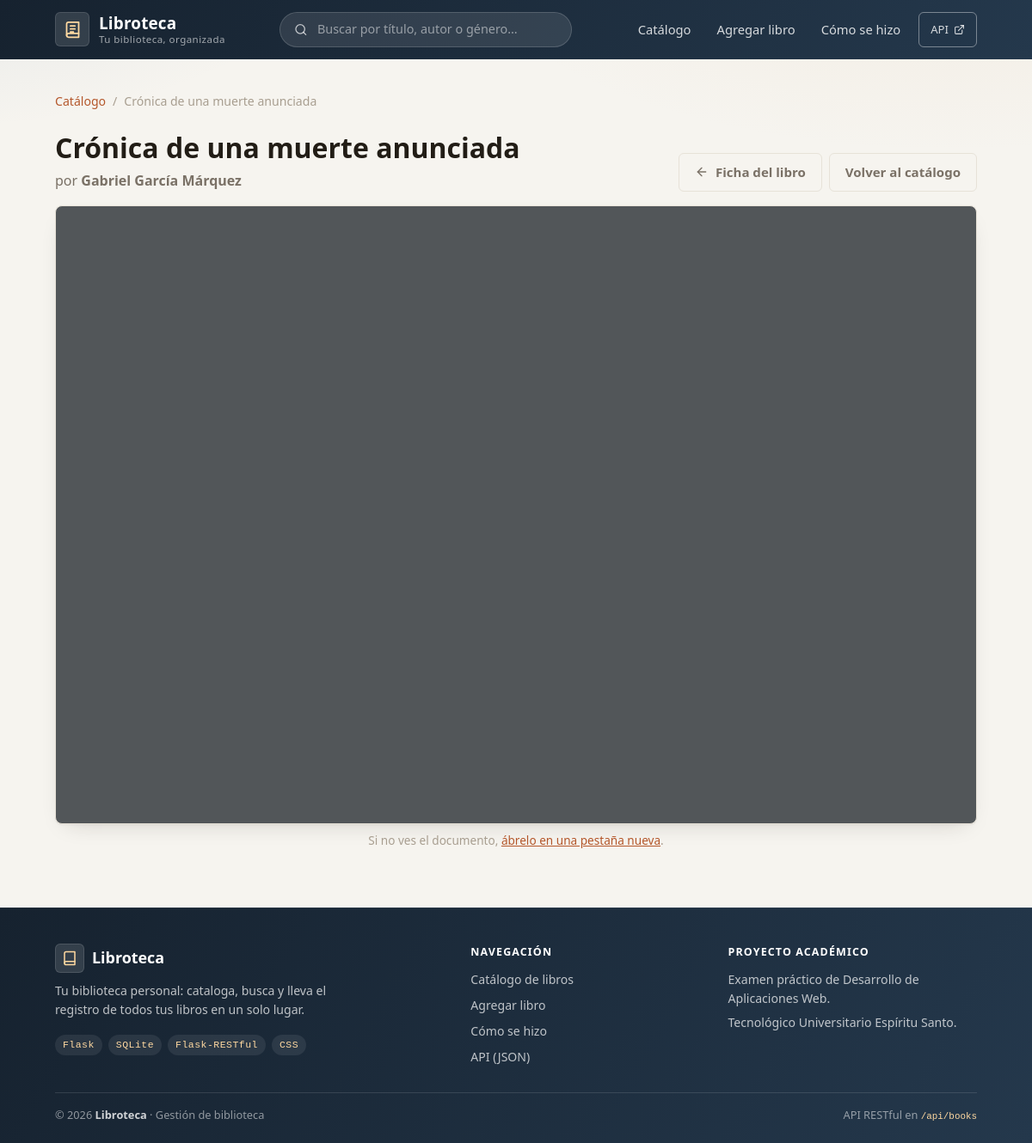
Page /leer/6 on the committed database.
### tables this page shows
CREATE TABLE libros (
                id INTEGER PRIMARY KEY AUTOINCREMENT,
                titulo TEXT NOT NULL,
                autor TEXT NOT NULL,
                genero TEXT NOT NULL,
                anio_publicacion INTEGER NOT NULL,
                descripcion TEXT NOT NULL DEFAULT '',
                imagen TEXT NOT NULL DEFAULT '',
                pdf TEXT NOT NULL DEFAULT '',
                favorito INTEGER NOT NULL DEFAULT 0
            );

### routes.py (the view)
@web_bp.route("/leer/<int:book_id>")
def read_book(book_id):
    book = models.get_book(book_id)
    if not book:
        flash("El libro no existe.", "error")
        return redirect(url_for("web.index"))
    return render_template("read_book.html", book=dict(book))

### models.py (called while the page is built)
def connect():
    conn = sqlite3.connect(DATABASE)
    conn.row_factory = sqlite3.Row
    return conn

def get_book(book_id):
    conn = connect()
    row = conn.execute(
        "SELECT * FROM libros WHERE id = ?", (book_id,)
    ).fetchone()
    conn.close()
    return row

### templates/read_book.html (shortened to what this page needs)
{% extends "base.html" %}
{% block content %}
<div class="reader-page">
  <div class="reader-head">
    <div class="reader-head-text">
      <nav class="breadcrumb" aria-label="Ruta de navegación">
        <a href="{{ url_for('web.index') }}">Catálogo</a>
        <span aria-hidden="true">/</span>
        <span>{{ book['titulo'] }}</span>
      </nav>
      <h1>{{ book['titulo'] }}</h1>
      <p class="reader-author">por <strong>{{ book['autor'] }}</strong></p>
    </div>
    <div class="reader-head-actions">
      <a class="btn btn--ghost" href="{{ url_for('web.book_detail', book_id=book['id']) }}">
        <svg viewBox="0 0 24 24" width="16" height="16" fill="none" stroke="currentColor" stroke-width="2" stroke-linecap="round" stroke-linejoin="round"><path d="M19 12H5"/><polyline points="12 19 5 12 12 5"/></svg>
        Ficha del libro
      </a>
      <a class="btn btn--ghost" href="{{ url_for('web.index') }}">Volver al catálogo</a>
    </div>
  </div>
  {% if book['pdf'] %}
  <div class="reader-viewer-wrap">
    <iframe src="{{ url_for('static', filename=book['pdf']) }}" class="reader-viewer"
            title="Lector de PDF: {{ book['titulo'] }}"></iframe>
    <p class="reader-fallback">Si no ves el documento,
      <a href="{{ url_for('static', filename=book['pdf']) }}" target="_blank" rel="noopener">ábrelo en una pestaña nueva</a>.</p>
  </div>
  {% else %}
  <div class="detail-pdf--empty">
    <h2>Leer libro</h2>
    <p>Este libro aún no tiene un PDF disponible. Agrega uno desde el botón Editar de la ficha del libro.</p>
  </div>
  {% endif %}
</div>
{% endblock %}

### static/style.css (style rules this page uses)
:root { --bg: #f6f4ef; --surface: #ffffff; --surface-2: #fbfaf7; --ink: #221d16; --ink-soft: #7a7166; --ink-faint: #a89e90; --line: #e7e2d8; --brand: #24384c; --brand-dark: #16222f; --brand-soft: #eaf0f6; --accent: #b4572b; --accent-dark: #91421f; --success: #2f6b48; --success-bg: #e8f3ed; --error: #b2342b; --error-bg: #fbece9; --radius: 8px; --radius-sm: 6px; --radius-lg: 12px; --shadow: 0 1px 2px rgba(34, 29, 22, 0.05), 0 10px 26px -14px rgba(34, 29, 22, 0.22); --shadow-lg: 0 4px 8px -4px rgba(34, 29, 22, 0.14), 0 22px 44px -20px rgba(34, 29, 22, 0.4); --font: "Segoe UI", system-ui, -apple-system, "Helvetica Neue", Arial, sans-serif; --mono: ui-monospace, "Cascadia Mono", "SF Mono", Consolas, monospace; }
* { box-sizing: border-box; }
html { -webkit-text-size-adjust: 100%; scroll-behavior: smooth; }
body { margin: 0; font-family: var(--font); color: var(--ink); line-height: 1.55; background: radial-gradient(1000px 460px at 92% -100px, rgba(219, 188, 148, 0.16), transparent 60%), radial-gradient(900px 420px at -8% -80px, rgba(94, 132, 168, 0.12), transparent 55%), var(--bg); min-height: 100vh; display: flex; flex-direction: column; }
.btn { display: inline-flex; align-items: center; justify-content: center; gap: 8px; border: none; border-radius: var(--radius-sm); padding: 10px 18px; font-size: 0.94rem; font-weight: 600; font-family: inherit; text-decoration: none; cursor: pointer; transition: transform 0.08s ease, background 0.15s ease, box-shadow 0.15s ease; }
.btn--ghost { background: transparent; color: var(--ink-soft); border: 1px solid var(--line); }
.breadcrumb { display: flex; align-items: center; gap: 8px; font-size: 0.88rem; color: var(--ink-faint); margin-bottom: 18px; }
.breadcrumb a { color: var(--accent); text-decoration: none; font-weight: 500; }
.reader-page { margin-top: 6px; }
.reader-head { display: flex; align-items: flex-end; justify-content: space-between; gap: 14px; flex-wrap: wrap; margin-bottom: 16px; }
.reader-head-text h1 { margin: 6px 0 2px; }
.reader-author { margin: 0; color: var(--ink-soft); }
.reader-head-actions { display: flex; gap: 8px; flex-wrap: wrap; }
.reader-viewer-wrap { display: block; }
.reader-viewer { width: 100%; height: 720px; border: 1px solid var(--line); border-radius: var(--radius); background: #525659; box-shadow: var(--shadow); display: block; }
.reader-fallback { margin: 8px 2px 0; font-size: 0.85rem; color: var(--ink-faint); text-align: center; }
.reader-fallback a { color: var(--accent); }

### rows in the picture
libros: titulo "Crónica de una muerte anunciada", autor "Gabriel García Márquez"
